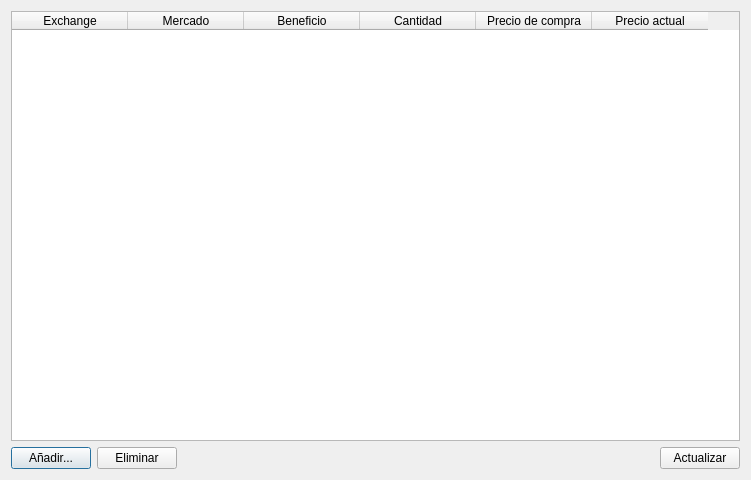
<?xml version="1.0" encoding="UTF-8"?>
<ui version="4.0">
 <class>Portfolio</class>
 <widget class="QDialog" name="Portfolio">
  <property name="geometry">
   <rect>
    <x>0</x>
    <y>0</y>
    <width>751</width>
    <height>480</height>
   </rect>
  </property>
  <property name="windowTitle">
   <string>Portfolio</string>
  </property>
  <property name="locale">
   <locale language="Spanish" country="Spain"/>
  </property>
  <layout class="QVBoxLayout" name="verticalLayout">
   <item>
    <widget class="QTableWidget" name="tableWidget">
     <property name="sizeAdjustPolicy">
      <enum>QAbstractScrollArea::AdjustToContents</enum>
     </property>
     <property name="editTriggers">
      <set>QAbstractItemView::NoEditTriggers</set>
     </property>
     <property name="alternatingRowColors">
      <bool>true</bool>
     </property>
     <property name="selectionMode">
      <enum>QAbstractItemView::SingleSelection</enum>
     </property>
     <property name="selectionBehavior">
      <enum>QAbstractItemView::SelectRows</enum>
     </property>
     <property name="columnCount">
      <number>6</number>
     </property>
     <attribute name="horizontalHeaderMinimumSectionSize">
      <number>53</number>
     </attribute>
     <attribute name="horizontalHeaderDefaultSectionSize">
      <number>116</number>
     </attribute>
     <column>
      <property name="text">
       <string>Exchange</string>
      </property>
     </column>
     <column>
      <property name="text">
       <string>Mercado</string>
      </property>
     </column>
     <column>
      <property name="text">
       <string>Beneficio</string>
      </property>
     </column>
     <column>
      <property name="text">
       <string>Cantidad</string>
      </property>
     </column>
     <column>
      <property name="text">
       <string>Precio de compra</string>
      </property>
     </column>
     <column>
      <property name="text">
       <string>Precio actual</string>
      </property>
     </column>
    </widget>
   </item>
   <item>
    <layout class="QHBoxLayout" name="horizontalLayout">
     <item>
      <widget class="QPushButton" name="btnAdd">
       <property name="text">
        <string>Añadir...</string>
       </property>
      </widget>
     </item>
     <item>
      <widget class="QPushButton" name="btnDelete">
       <property name="text">
        <string>Eliminar</string>
       </property>
      </widget>
     </item>
     <item>
      <spacer name="horizontalSpacer">
       <property name="orientation">
        <enum>Qt::Horizontal</enum>
       </property>
       <property name="sizeHint" stdset="0">
        <size>
         <width>40</width>
         <height>20</height>
        </size>
       </property>
      </spacer>
     </item>
     <item>
      <widget class="QPushButton" name="btnRefresh">
       <property name="text">
        <string>Actualizar</string>
       </property>
      </widget>
     </item>
    </layout>
   </item>
  </layout>
 </widget>
 <resources/>
 <connections/>
</ui>
